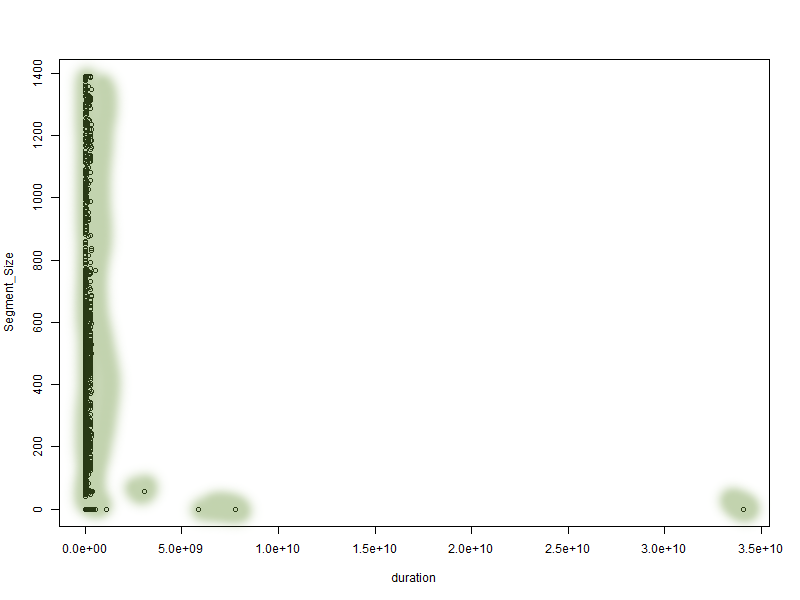
#> input picture 2nd year/Harris/Images/Normal Range/case (1).png, 800 x 600 px, found by its file name
$ python Main.py
#> lines starting #> are read from the running program, lines starting #| are printed output that depends on the picture
from PIL import Image

img = Image.open("Images/case (1).png")
#> img is the input picture: PIL image 800x600 RGB; mean R, G, B 249.1, 249.8, 248.3
area = (60, 60, 760, 520)
cropped_img = img.crop(area)
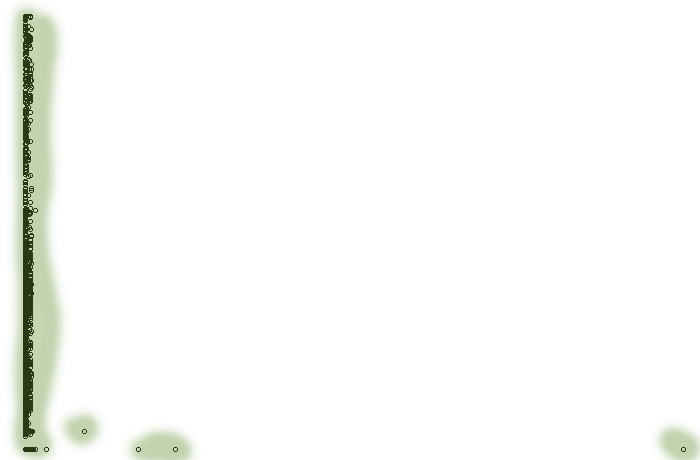
#> cropped_img: PIL image 700x460 RGB; mean R, G, B 249.5, 250.5, 248.3
cropped_img.show()

$ run again, with 2nd year/Harris/Images/Normal Range/case (10).png copied over 2nd year/Harris/Images/Normal Range/case (1).png
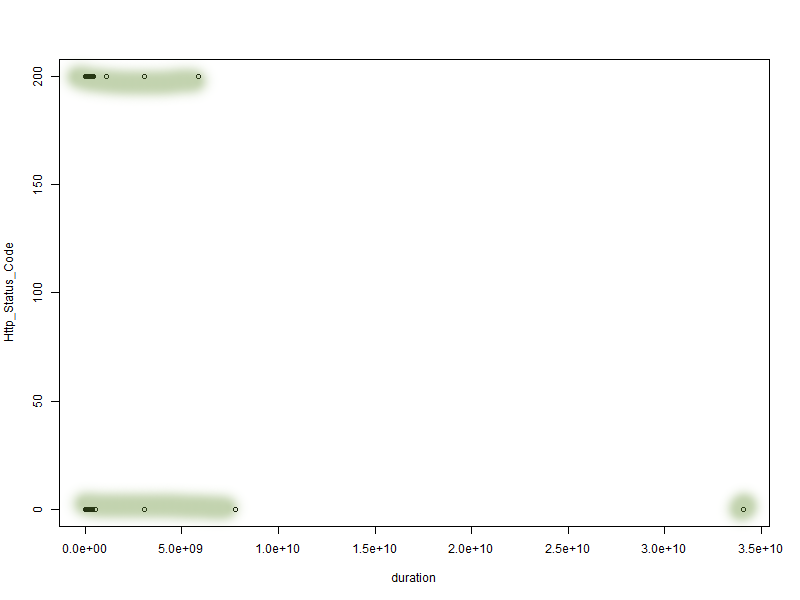
#> input picture 2nd year/Harris/Images/Normal Range/case (10).png, 800 x 600 px, found by its file name
#> img is the input picture: PIL image 800x600 RGB; mean R, G, B 251.9, 252.2, 251.6
#> `cropped_img = img.crop(area)`:
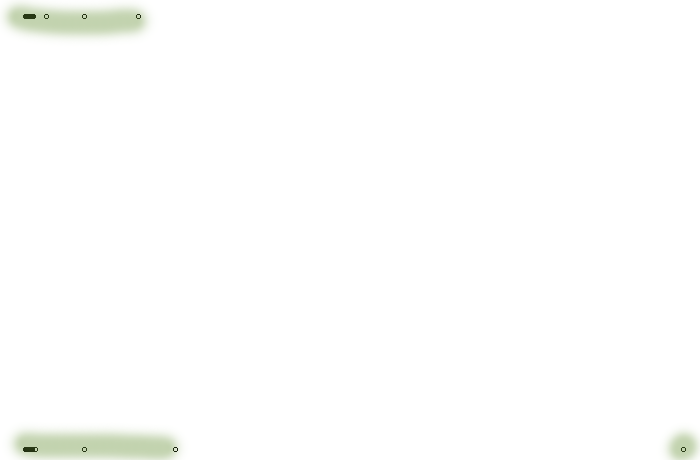
#> cropped_img: PIL image 700x460 RGB; mean R, G, B 253.5, 253.9, 253
